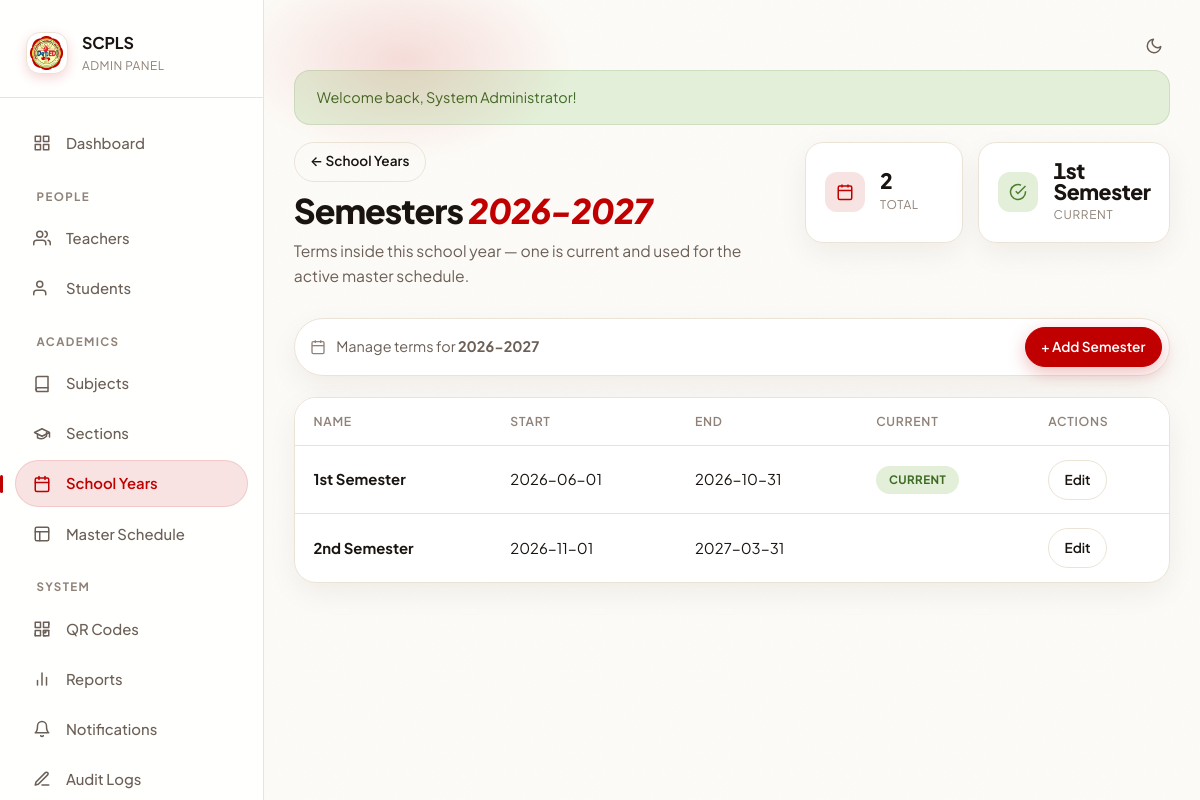
Page /admin/semesters.php?school_year_id=1 (signed in) on the committed database.
### tables this page shows
CREATE TABLE school_years (
  id          INT AUTO_INCREMENT PRIMARY KEY,
  name        VARCHAR(20) NOT NULL UNIQUE,
  start_date  DATE DEFAULT NULL,
  end_date    DATE DEFAULT NULL,
  is_current  TINYINT(1) NOT NULL DEFAULT 0,
  created_at  TIMESTAMP  NOT NULL DEFAULT CURRENT_TIMESTAMP
);

CREATE TABLE semesters (
  id             INT AUTO_INCREMENT PRIMARY KEY,
  school_year_id INT         NOT NULL,
  name           VARCHAR(50) NOT NULL,
  start_date     DATE DEFAULT NULL,
  end_date       DATE DEFAULT NULL,
  is_current     TINYINT(1)  NOT NULL DEFAULT 0,
  created_at     TIMESTAMP   NOT NULL DEFAULT CURRENT_TIMESTAMP,
  CONSTRAINT fk_semester_sy FOREIGN KEY (school_year_id)
    REFERENCES school_years(id) ON DELETE CASCADE ON UPDATE CASCADE
);

### src/Core/Database.php (called while the page is built, shortened)
<?php
class Database
{
    private static ?Database $instance = null;
    private PDO $pdo;
    private function __construct()
    {
        $config = DB_CONFIG;
        try {
            $port = isset($config['port']) && $config['port'] ? ";port={$config['port']}" : '';
            $dsn = "mysql:host={$config['host']}{$port};dbname={$config['dbname']};charset={$config['charset']}";
            $this->pdo = new PDO($dsn, $config['username'], $config['password'], $config['options']);
            $this->pdo->exec("SET time_zone = " . $this->pdo->quote(date('P')));
        } catch (PDOException $e) {
            error_log('SCPLS DB connection failed: ' . $e->getMessage());
            http_response_code(503);
            if (!headers_sent() && str_contains($_SERVER['SCRIPT_NAME'] ?? '', '/api/')) {
                header('Content-Type: application/json');
                die(json_encode(['success' => false, 'message' => 'Service temporarily unavailable.']));
            }
            die('The system is temporarily unavailable. Please try again in a few minutes.');
        }
    }
    public static function getInstance(): self
    {
        if (self::$instance === null) {
            self::$instance = new self();
        }
        return self::$instance;
    }
    public function getConnection(): PDO
    {
        return $this->pdo;
    }
    public static function connect(): PDO
    {
        return self::getInstance()->getConnection();
    }
}

### src/Helpers/functions.php (called while the page is built, shortened)
<?php
function db(): PDO
{
    return Database::connect();
}
function h(mixed $value): string
{
    return htmlspecialchars((string) $value, ENT_QUOTES, 'UTF-8');
}

### public/admin/semesters.php (the view, shortened to what this page needs)
<?php
$schoolYearId = (int)($_GET['school_year_id'] ?? 0);
$action = $_GET['action'] ?? 'list';
$id = (int)($_GET['id'] ?? 0);
$sy = null;
if ($schoolYearId > 0) {
    $stmt = db()->prepare("SELECT * FROM school_years WHERE id = ?"); $stmt->execute([$schoolYearId]); $sy = $stmt->fetch();
}
if ($action === 'add' || ($action === 'edit' && $id > 0)) {
    $sem = ['name' => '', 'start_date' => '', 'end_date' => '', 'is_current' => 0];
    if ($action === 'edit') {
        $stmt = db()->prepare("SELECT * FROM semesters WHERE id = ?"); $stmt->execute([$id]); $sem = $stmt->fetch();
        if (!$sem) { flash('error', 'Not found.'); redirect("/admin/semesters.php?school_year_id=$schoolYearId"); }
    }
    $isEdit = $action === 'edit';
?>
    <div class="card form-card">
        <div class="card-header"><h3><?= $isEdit ? 'Edit' : 'Add' ?> Semester</h3><a href="/admin/semesters.php?school_year_id=<?= $schoolYearId ?>" class="btn btn-outline btn-sm">Back</a></div>
        <div class="card-body">
            <form method="POST">
                <input type="hidden" name="submit_action" value="<?= $isEdit ? 'edit' : 'add' ?>">
                <?= csrf_field() ?>
                <div class="form-row">
                    <div class="form-group">
                        <label for="name">Semester Name</label>
                        <input type="text" id="name" name="name" class="form-control" value="<?= h($sem['name']) ?>" required placeholder="e.g. 1st Semester">
                    </div>
                    <div class="form-group">
                        <label for="start_date">Start Date</label>
                        <input type="date" id="start_date" name="start_date" class="form-control" value="<?= h($sem['start_date']) ?>">
                    </div>
                    <div class="form-group">
                        <label for="end_date">End Date</label>
                        <input type="date" id="end_date" name="end_date" class="form-control" value="<?= h($sem['end_date']) ?>">
                    </div>
                </div>
                <div class="form-group">
                    <label class="flex items-center gap-2" style="cursor:pointer;">
                        <input type="checkbox" name="is_current" value="1" <?= $sem['is_current'] ? 'checked' : '' ?>>
                        <span>Set as current semester</span>
                    </label>
                </div>
                <div class="form-actions">
                    <button type="submit" class="btn btn-primary"><?= $isEdit ? 'Update' : 'Create' ?></button>
                    <a href="/admin/semesters.php?school_year_id=<?= $schoolYearId ?>" class="btn btn-outline">Cancel</a>
                </div>
            </form>
        </div>
    </div>
<?php
} else {
    $stmt = db()->prepare("SELECT * FROM semesters WHERE school_year_id = ? ORDER BY created_at ASC"); $stmt->execute([$schoolYearId]); $semesters = $stmt->fetchAll();
    $totalSems = count($semesters);
    $currentSem = null; foreach ($semesters as $ss) { if (!empty($ss['is_current'])) { $currentSem = $ss; break; } }
?>
<div class="page-intro">
    <div class="page-intro-main">
        <a href="/admin/school-years.php" class="btn btn-sm btn-outline" style="margin-bottom:0.75rem; border-radius:999px;">&larr; School Years</a>
        <h1>Semesters <em><?= h($sy['name']) ?></em></h1>
        <p>Terms inside this school year — one is current and used for the active master schedule.</p>
    </div>
    <div class="page-intro-stats">
        <div class="mini-stat"><div class="ms-icon"><svg width="18" height="18" viewBox="0 0 24 24" fill="none" stroke="currentColor" stroke-width="2"><rect x="3" y="4" width="18" height="18" rx="2"/><line x1="16" y1="2" x2="16" y2="6"/><line x1="8" y1="2" x2="8" y2="6"/><line x1="3" y1="10" x2="21" y2="10"/></svg></div><div><strong><?= $totalSems ?></strong><span>Total</span></div></div>
        <div class="mini-stat"><div class="ms-icon" style="background: var(--success-light); color: var(--success);"><svg width="18" height="18" viewBox="0 0 24 24" fill="none" stroke="currentColor" stroke-width="2"><path d="M22 11.08V12a10 10 0 1 1-5.93-9.14"/><polyline points="22 4 12 14.01 9 11.01"/></svg></div><div><strong><?= $currentSem ? h($currentSem['name']) : '—' ?></strong><span>Current</span></div></div>
    </div>
</div>
<div class="filter-pillbar">
    <div class="fp-search" style="flex:1;">
        <svg width="16" height="16" viewBox="0 0 24 24" fill="none" stroke="currentColor" stroke-width="2"><rect x="3" y="4" width="18" height="18" rx="2"/><line x1="16" y1="2" x2="16" y2="6"/><line x1="8" y1="2" x2="8" y2="6"/><line x1="3" y1="10" x2="21" y2="10"/></svg>
        <span class="text-sm" style="color: var(--text-secondary);">Manage terms for <strong><?= h($sy['name']) ?></strong></span>
    </div>
    <div class="fp-actions">
        <a href="/admin/semesters.php?action=add&school_year_id=<?= $schoolYearId ?>" class="btn btn-primary btn-sm">+ Add Semester</a>
    </div>
</div>
<div class="card overflow-hidden">
    <div class="card-body p-0">
        <?php if (empty($semesters)): ?>
            <div class="empty-state"><h3>No semesters for this school year</h3></div>
        <?php else: ?>
            <div class="table-responsive">
                <table class="table">
                    <thead><tr><th>Name</th><th>Start</th><th>End</th><th>Current</th><th>Actions</th></tr></thead>
                    <tbody>
                        <?php foreach ($semesters as $sem): ?>
                            <tr>
                                <td><strong><?= h($sem['name']) ?></strong></td>
                                <td><?= h($sem['start_date']) ?: '—' ?></td>
                                <td><?= h($sem['end_date']) ?: '—' ?></td>
                                <td><?php if ($sem['is_current']): ?><span class="badge badge-success">Current</span><?php endif; ?></td>
                                <td><a href="/admin/semesters.php?action=edit&id=<?= $sem['id'] ?>&school_year_id=<?= $schoolYearId ?>" class="btn btn-sm btn-outline">Edit</a></td>
                            </tr>
                        <?php endforeach; ?>
                    </tbody>
                </table>
            </div>
        <?php endif; ?>
    </div>
</div>
<?php
}
include __DIR__ . '/../../includes/layouts/admin-layout.php';
?>

### rows in the picture
school_years: name "2026-2027"
semesters: name "1st Semester", start_date "2026-06-01", end_date "2026-10-31", is_current "CURRENT"
semesters: name "2nd Semester", start_date "2026-11-01", end_date "2027-03-31"

### other values in the picture
config('short_name') "SCPLS"
$success "Welcome back, System Administrator!"
$totalSems "2"
